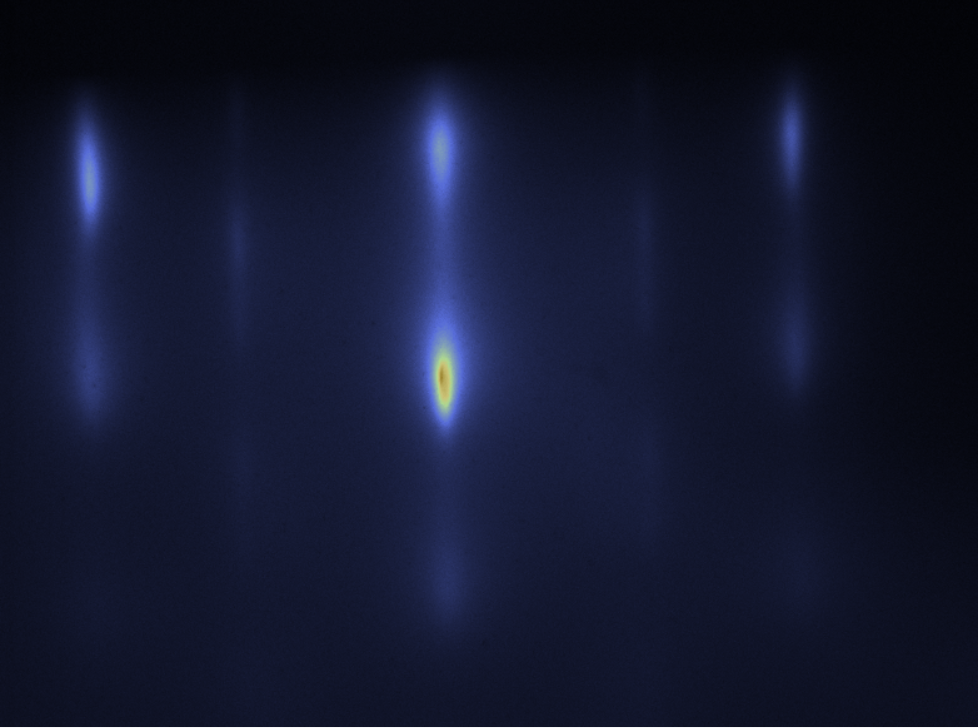
#> input picture data/raw/mbesubstrate/10.3.png, 978 x 728 px, found by its file name; its folder holds only this picture in this run
$ python substrateanalyzer.py
#> lines starting #> are read from the running program, lines starting #| are printed output that depends on the picture
import os
import cv2
import numpy as np
import pandas as pd
import matplotlib.pyplot as plt
from scipy.signal import find_peaks, savgol_filter
from scipy.optimize import curve_fit

# --- CONFIGURATION ---
DOUBLET_FILES = [11, 13, 14, 16, 17, 19, 20, 21, 25, 26, 28, 31]
INPUT_DIR = "data/raw/mbesubstrate"
OUTPUT_DIR = "data/processed/physics_analysis/substrate"
DIAG_DIR = os.path.join(OUTPUT_DIR, "diagnostics")


# --- MODELS ---
def lorentzian(x, amp, ctr, hwhm, y0):
    return (amp * hwhm**2 / ((x - ctr) ** 2 + hwhm**2)) + y0


def double_lorentzian(x, a1, c1, w1, a2, c2, w2, y0):
    return lorentzian(x, a1, c1, w1, 0) + lorentzian(x, a2, c2, w2, 0) + y0


def process_substrate(path):
#> called with path = 'data/raw/mbesubstrate/10.3.png'
    img_raw = cv2.imread(path, 0)
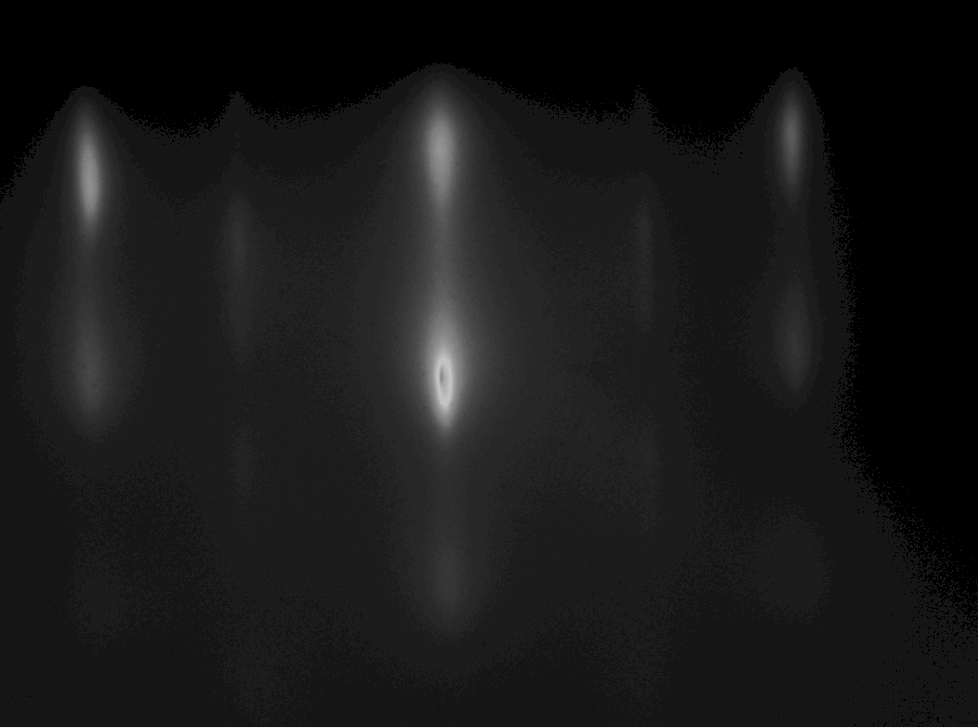
#> img_raw: shape (728, 978); min 0, max 245, mean 23.8
    if img_raw is None:
        return None
    img = cv2.resize(img_raw, (1024, 1024))
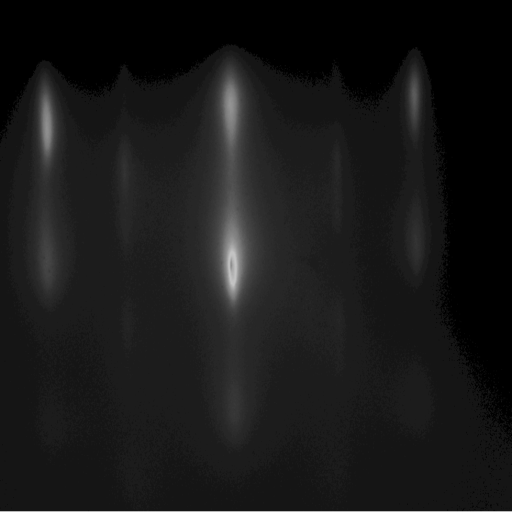
#> img: shape (1024, 1024) (shown at 1/2 size); min 0, max 245, mean 23.8
    filename = os.path.basename(path)

    try:
        file_num = int(filename.split(".")[0])
    except:
        file_num = -1

    profile = np.mean(img[480:540, :], axis=0)
#> profile = 1024 values, max 178.2 at index 469, min 0 at index 901, mean 35.37
    smoothed = savgol_filter(profile, 25, 3)
#> smoothed = 1024 values, max 177.4 at index 465, min -0.348 at index 905, mean 35.37

    # Hardened Peak Finding (Low prominence for clipped peaks)
    peaks, _ = find_peaks(smoothed, prominence=5, distance=120)
#> peaks = [94, 465, 832]
    if len(peaks) < 3:
        sorted_indices = np.argsort(smoothed)[::-1]
        fallback = []
        for idx in sorted_indices:
            if all(abs(idx - p) > 100 for p in fallback):
                fallback.append(idx)
            if len(fallback) == 3:
                break
        peaks = np.array(fallback)

    best_peaks = sorted(peaks[np.argsort(smoothed[peaks])[-3:]])
#> best_peaks = [94, 465, 832]
    center_idx = np.argmin(np.abs(np.array(best_peaks) - 512))
#> center_idx = 1
    peak_positions = []

    x = np.arange(1024)
    visual_fit = np.zeros(1024)

    # Initialize result container
    res = {
        "filename": filename,
        "fwhm_L": 0.0,
        "fwhm_C": 0.0,
        "fwhm_R": 0.0,
        "baseline": 0.0,
        "sharpness": 0.0,
        "symmetry_error": 0.0,
    }

    for i, p_loc in enumerate(best_peaks):
        win = 130
        idx = np.arange(max(0, p_loc - win), min(1024, p_loc + win))
        x_loc, y_loc = x[idx], smoothed[idx]
        floor_guess = np.min(y_loc)

        try:
            if i == center_idx and file_num in DOUBLET_FILES:
                # --- DOUBLET LOGIC ---
                amp_seed = np.max(y_loc) - floor_guess
                p0 = [amp_seed, p_loc - 12, 15, amp_seed, p_loc + 12, 15, floor_guess]
                popt, _ = curve_fit(double_lorentzian, x_loc, y_loc, p0=p0, maxfev=5000)
                visual_fit[idx] = double_lorentzian(x_loc, *popt)
                res["fwhm_C"] = round(
                    abs(popt[1] - popt[4]) + (abs(popt[2]) + abs(popt[5])), 2
                )
                res["baseline"] = round(popt[6], 2)
                res["sharpness"] = round(((popt[0] + popt[3]) / 2) / max(popt[6], 1), 2)
                peak_positions.append((popt[1] + popt[4]) / 2)
            else:
                # --- SINGLET LOGIC ---
                amp_seed = np.max(y_loc) - floor_guess
                p0 = [amp_seed, p_loc, 15, floor_guess]
                popt, _ = curve_fit(lorentzian, x_loc, y_loc, p0=p0, maxfev=3000)
                visual_fit[idx] = lorentzian(x_loc, *popt)
                key = ["fwhm_L", "fwhm_C", "fwhm_R"][i]
                res[key] = round(abs(popt[2] * 2), 2)
                peak_positions.append(popt[1])
                if i == center_idx:
                    res["baseline"] = round(popt[3], 2)
                    res["sharpness"] = round(popt[0] / max(popt[3], 1), 2)
        except:
            continue
#> this loop made 3 passes
#> (p_loc, floor_guess, amp_seed, p0, popt, key) on passes 1 to 3: (94, 20.94, 46.03, [46.03, 94, 15, 20.94], [43.11, 95.05, 23.22, 23.69], 'fwhm_L'), (465, 30.62, 146.8, [146.8, 465, 15, 30.62], [148.4, 465.4, 20.63, 30.8], 'fwhm_C'), (832, -0.348, 45.84, [45.84, 832, 15, -0.348], [85.16, 797.3, 181.7, -53.3], 'fwhm_R')
#> after the loop, peak_positions = [95.05, 465.4, 797.3]; res = {'filename': '10.3.png', 'fwhm_L': 46.45, 'fwhm_C': 41.26, 'fwhm_R': 363.5, 'baseline': 30.8, 'sharpness': 4.82, 'symmetry_error': 0}; visual_fit = 1024 values, max 179.2 at index 465, min -6.3 at index 961, mean 29.02

    # Calculate Symmetry Error: |(Center-Left) - (Right-Center)|
    if len(peak_positions) == 3:
        dist_l = abs(peak_positions[1] - peak_positions[0])
#> dist_l = 370.3
        dist_r = abs(peak_positions[2] - peak_positions[1])
#> dist_r = 331.9
        res["symmetry_error"] = round(abs(dist_l - dist_r), 2)

    # Diagnostic Export
    plt.figure(figsize=(10, 5))
    plt.plot(x, smoothed, color="gray", alpha=0.3, label="Data")
    plt.plot(x, visual_fit, color="red", lw=2, label="Fit")
    plt.title(
        f"{filename} | Sharpness: {res['sharpness']} | SymmErr: {res['symmetry_error']}"
    )
    plt.savefig(os.path.join(DIAG_DIR, f"diag_{filename}.jpg"))
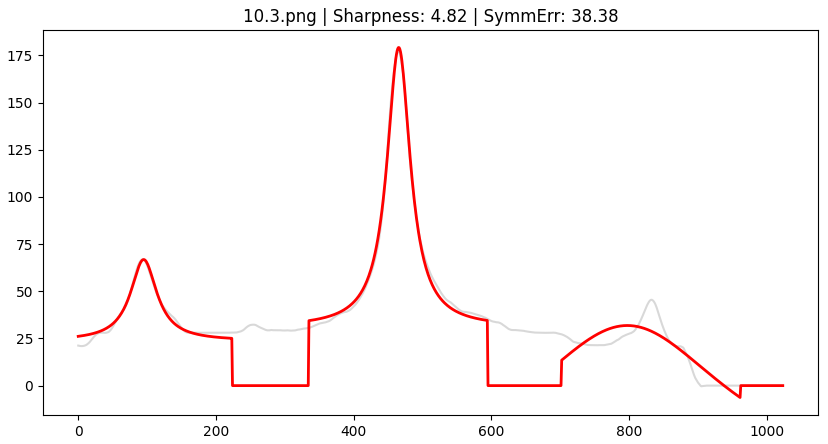
#> figure drawn by matplotlib, 1 panel; curve peaks at x = 465, y = 177.4; curve peaks at x = 465, y = 179.2
    plt.close()

    return res


if __name__ == "__main__":
    os.makedirs(DIAG_DIR, exist_ok=True)
    all_files = sorted([f for f in os.listdir(INPUT_DIR) if f.lower().endswith(".png")])

    # Process and build list of dictionaries
    results_list = []
    for f in all_files:
        data = process_substrate(os.path.join(INPUT_DIR, f))
        if data:
            results_list.append(data)

    # Create the final CSV report
    final_df = pd.DataFrame(results_list)
#> final_df = table of 1 rows and 7 columns
    report_path = os.path.join(OUTPUT_DIR, "substrate_physics_report.csv")
    final_df.to_csv(report_path, index=False)

    print(f"Success! Final report generated at: {report_path}")

$ run again, on data/raw/mbesubstrate/15.3.png
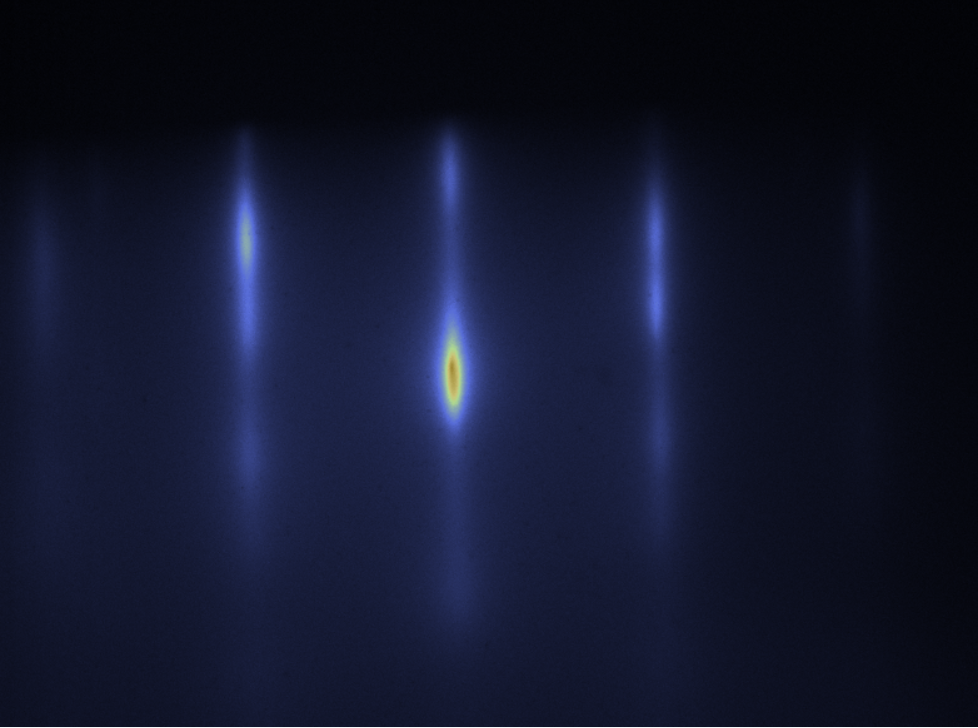
#> input picture data/raw/mbesubstrate/15.3.png, 978 x 728 px, found by its file name
#> in process_substrate, `img = cv2.resize(img_raw, (1024, 1024))`:
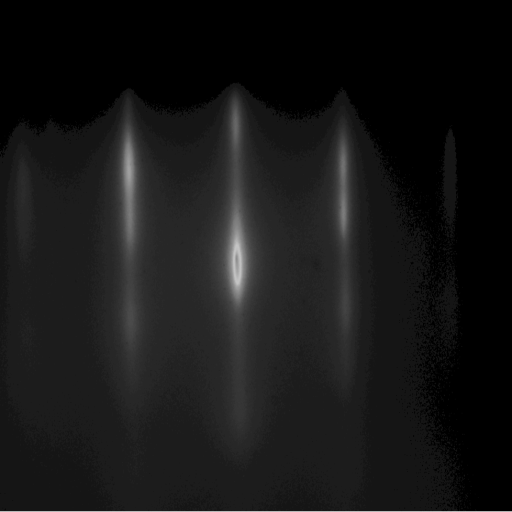
#> img: shape (1024, 1024) (shown at 1/2 size); min 0, max 245, mean 22.4
#> profile = 1024 values, max 185.7 at index 469, min 0 at index 915, mean 36
#> smoothed = 1024 values, max 182.1 at index 474, min -0.135 at index 924, mean 36
#> peaks = [46, 259, 474, 688]
#> best_peaks = [259, 474, 688]
#> center_idx = 1
#> the loop in process_substrate, `for i, p_loc in enumerate(best_peaks):` made 3 passes
#> (p_loc, floor_guess, amp_seed, p0, popt, key) on passes 1 to 3: (259, 27.98, 48.65, [48.65, 259, 15, 27.98], [43.53, 260.9, 19.35, 32.18], 'fwhm_L'), (474, 35.03, 147.1, [147.1, 474, 15, 35.03], [151.6, 473.7, 17.3, 34.03], 'fwhm_C'), (688, 18.77, 40.8, [40.8, 688, 15, 18.77], [31.34, 685.2, 18.14, 27.12], 'fwhm_R')
#> after the loop in process_substrate, `for i, p_loc in enumerate(best_peaks):`: peak_positions = [260.9, 473.7, 685.2]; res = {'filename': '15.3.png', 'fwhm_L': 38.7, 'fwhm_C': 34.61, 'fwhm_R': 36.27, 'baseline': 34.03, 'sharpness': 4.45, 'symmetry_error': 0}; visual_fit = 1024 values, max 185.6 at index 474, min 0 at index 0, mean 31.81
#> dist_l = 212.8
#> dist_r = 211.5
#> in process_substrate, `plt.savefig(os.path.join(DIAG_DIR, f"diag_{filename}.jpg"))`:
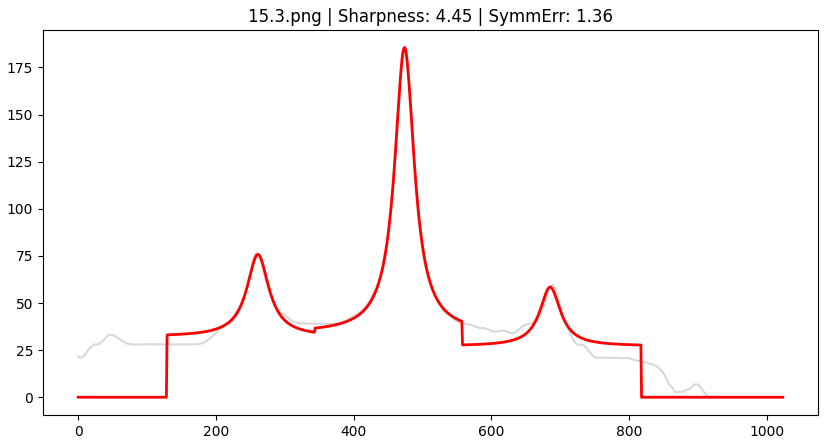
#> figure drawn by matplotlib, 1 panel; curve peaks at x = 474, y = 182.1; curve peaks at x = 474, y = 185.6
#> final_df = table of 1 rows and 7 columns

$ run again, on data/raw/mbesubstrate/16.3.png
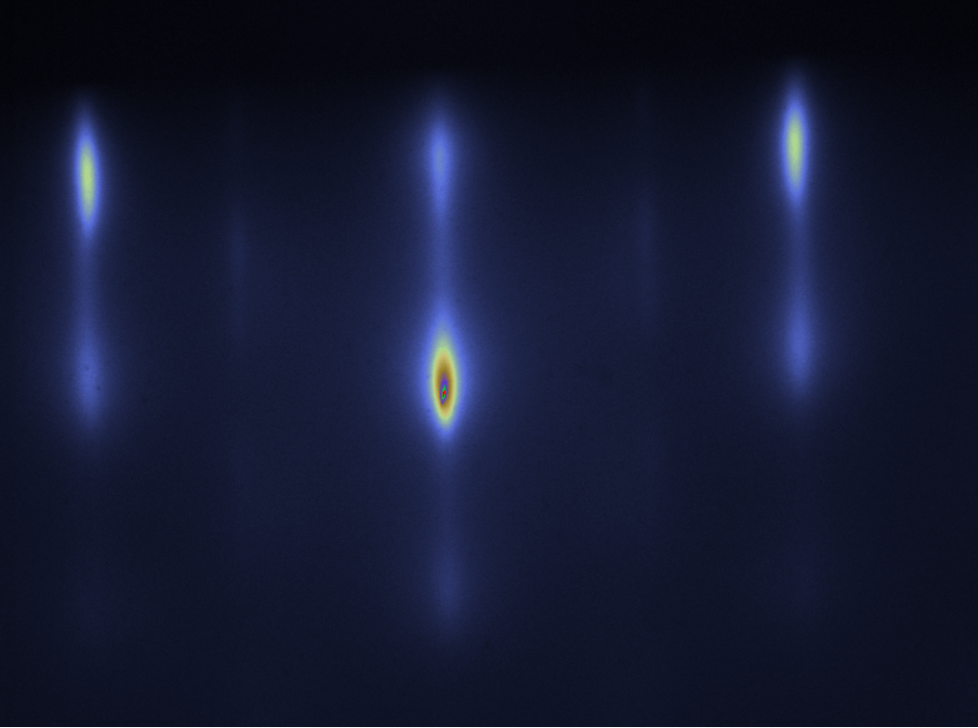
#> input picture data/raw/mbesubstrate/16.3.png, 978 x 728 px, found by its file name
#> in process_substrate, `img = cv2.resize(img_raw, (1024, 1024))`:
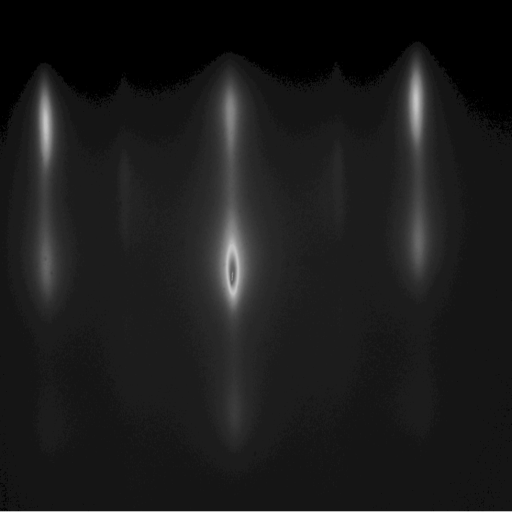
#> img: shape (1024, 1024) (shown at 1/2 size); min 0, max 245, mean 26.6
#> profile = 1024 values, max 178.6 at index 455, min 21 at index 3, mean 42.66
#> smoothed = 1024 values, max 167.9 at index 457, min 20.89 at index 4, mean 42.66
#> peaks = [92, 457, 836]
#> center_idx = 1
#> the loop in process_substrate, `for i, p_loc in enumerate(best_peaks):` made 3 passes
#> (p_loc, floor_guess, amp_seed, p0, popt, key) on passes 1, 3: (92, 20.89, 72.81, [72.81, 92, 15, 20.89], [69.34, 92.57, 19.74, 23.75], 'fwhm_L'), (836, 20.94, 68.88, [68.88, 836, 15, 20.94], [65.97, 835.9, 20.8, 22.56], 'fwhm_R')
#> after the loop in process_substrate, `for i, p_loc in enumerate(best_peaks):`: peak_positions = [92.57, 464, 835.9]; res = {'filename': '16.3.png', 'fwhm_L': 39.47, 'fwhm_C': 55.79, 'fwhm_R': 41.61, 'baseline': 30.82, 'sharpness': 2.96, 'symmetry_error': 0}; visual_fit = 1024 values, max 165 at index 459, min 0 at index 222, mean 35.11
#> dist_l = 371.5
#> dist_r = 371.9
#> in process_substrate, `plt.savefig(os.path.join(DIAG_DIR, f"diag_{filename}.jpg"))`:
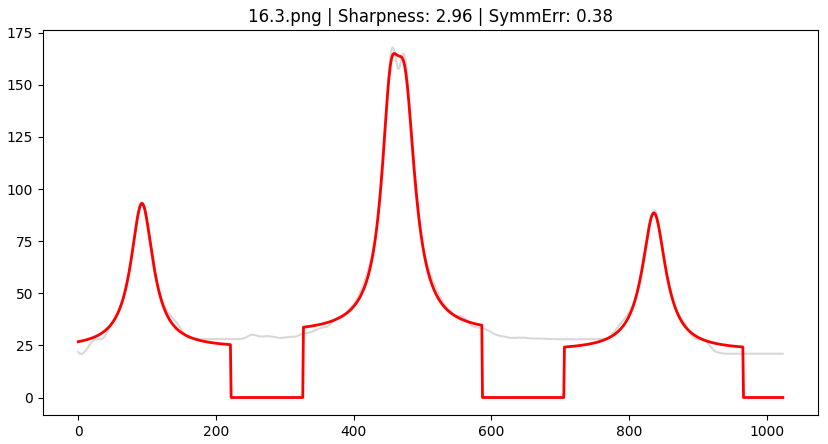
#> figure drawn by matplotlib, 1 panel; curve peaks at x = 457, y = 167.9; curve peaks at x = 459, y = 165
#> final_df = table of 1 rows and 7 columns
